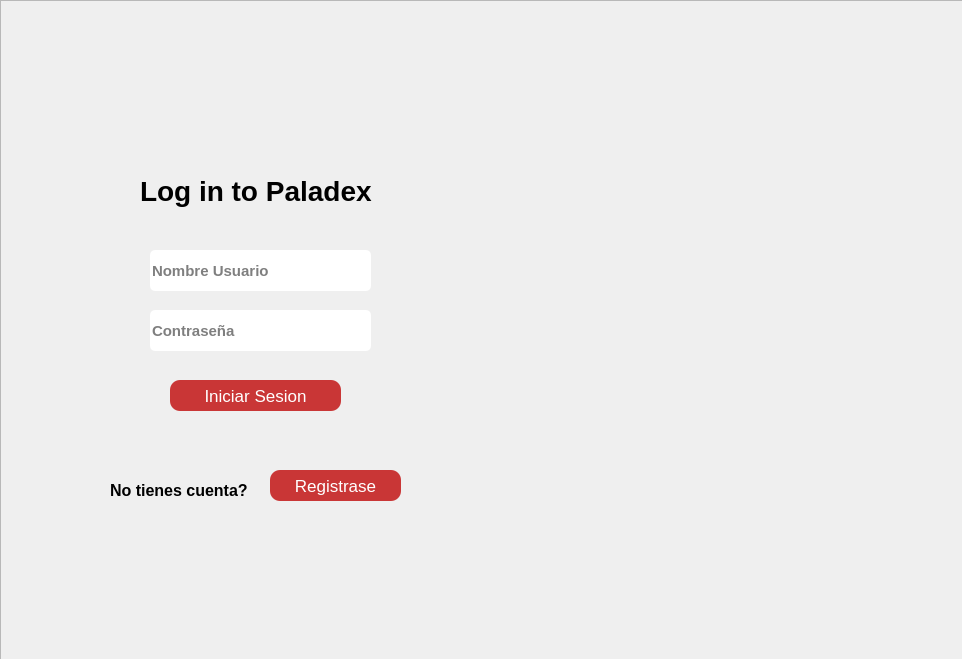
<?xml version="1.0" encoding="UTF-8"?>
<ui version="4.0">
 <class>MainWindow</class>
 <widget class="QMainWindow" name="MainWindow">
  <property name="geometry">
   <rect>
    <x>0</x>
    <y>0</y>
    <width>962</width>
    <height>659</height>
   </rect>
  </property>
  <property name="windowTitle">
   <string>MainWindow</string>
  </property>
  <property name="styleSheet">
   <string notr="true"/>
  </property>
  <widget class="QWidget" name="centralwidget">
   <widget class="QStackedWidget" name="QStackedWidget">
    <property name="geometry">
     <rect>
      <x>0</x>
      <y>0</y>
      <width>981</width>
      <height>691</height>
     </rect>
    </property>
    <property name="currentIndex">
     <number>0</number>
    </property>
    <widget class="QWidget" name="pageLogin">
     <widget class="QFrame" name="frame">
      <property name="geometry">
       <rect>
        <x>0</x>
        <y>0</y>
        <width>981</width>
        <height>691</height>
       </rect>
      </property>
      <property name="styleSheet">
       <string notr="true"/>
      </property>
      <property name="frameShape">
       <enum>QFrame::StyledPanel</enum>
      </property>
      <property name="frameShadow">
       <enum>QFrame::Raised</enum>
      </property>
      <widget class="QLineEdit" name="Usuario">
       <property name="geometry">
        <rect>
         <x>150</x>
         <y>250</y>
         <width>221</width>
         <height>41</height>
        </rect>
       </property>
       <property name="font">
        <font>
         <pointsize>11</pointsize>
         <weight>75</weight>
         <bold>true</bold>
        </font>
       </property>
       <property name="styleSheet">
        <string notr="true">background-color: white;
border-radius: 5
</string>
       </property>
       <property name="text">
        <string/>
       </property>
       <property name="placeholderText">
        <string>Nombre Usuario</string>
       </property>
      </widget>
      <widget class="QLineEdit" name="Contrasena">
       <property name="geometry">
        <rect>
         <x>150</x>
         <y>310</y>
         <width>221</width>
         <height>41</height>
        </rect>
       </property>
       <property name="font">
        <font>
         <pointsize>11</pointsize>
         <weight>75</weight>
         <bold>true</bold>
        </font>
       </property>
       <property name="styleSheet">
        <string notr="true">background-color: white;

border-radius: 5
</string>
       </property>
       <property name="echoMode">
        <enum>QLineEdit::Password</enum>
       </property>
       <property name="placeholderText">
        <string>Contraseña</string>
       </property>
      </widget>
      <widget class="QPushButton" name="BotonInicioSesion">
       <property name="geometry">
        <rect>
         <x>170</x>
         <y>380</y>
         <width>171</width>
         <height>31</height>
        </rect>
       </property>
       <property name="font">
        <font>
         <pointsize>13</pointsize>
         <weight>50</weight>
         <bold>false</bold>
        </font>
       </property>
       <property name="styleSheet">
        <string notr="true">background-color: #C93636;
border-radius: 10;
color: white
</string>
       </property>
       <property name="text">
        <string>Iniciar Sesion</string>
       </property>
      </widget>
      <widget class="QLabel" name="label_46">
       <property name="geometry">
        <rect>
         <x>-50</x>
         <y>-20</y>
         <width>1111</width>
         <height>771</height>
        </rect>
       </property>
       <property name="styleSheet">
        <string notr="true">background: qlineargradient(
    x1: 0, y1: 0,
    x2: 1, y2: 1,
    stop: 0 #5EC9E0,
    stop: 1 #07484F
);</string>
       </property>
       <property name="text">
        <string/>
       </property>
       <property name="scaledContents">
        <bool>false</bool>
       </property>
      </widget>
      <widget class="QPushButton" name="BotonRegister">
       <property name="geometry">
        <rect>
         <x>270</x>
         <y>470</y>
         <width>131</width>
         <height>31</height>
        </rect>
       </property>
       <property name="font">
        <font>
         <pointsize>13</pointsize>
         <weight>50</weight>
         <bold>false</bold>
        </font>
       </property>
       <property name="styleSheet">
        <string notr="true">background-color: #C93636;
border-radius: 10;
color: white
</string>
       </property>
       <property name="text">
        <string>Registrase</string>
       </property>
      </widget>
      <widget class="QLabel" name="label_47">
       <property name="geometry">
        <rect>
         <x>520</x>
         <y>100</y>
         <width>401</width>
         <height>361</height>
        </rect>
       </property>
       <property name="styleSheet">
        <string notr="true">background: transparent;</string>
       </property>
       <property name="text">
        <string/>
       </property>
       <property name="pixmap">
        <pixmap>../../imagenes/paladex_image.png</pixmap>
       </property>
       <property name="scaledContents">
        <bool>true</bool>
       </property>
      </widget>
      <widget class="QLabel" name="label_48">
       <property name="geometry">
        <rect>
         <x>140</x>
         <y>170</y>
         <width>241</width>
         <height>41</height>
        </rect>
       </property>
       <property name="styleSheet">
        <string notr="true">background-color: transparent;
border-bottom-color: rgb(255, 255, 255);
    font-size: 28px;
    font-weight: bold;
    color: black;</string>
       </property>
       <property name="text">
        <string>Log in to Paladex</string>
       </property>
      </widget>
      <widget class="QLabel" name="label_49">
       <property name="geometry">
        <rect>
         <x>110</x>
         <y>480</y>
         <width>151</width>
         <height>20</height>
        </rect>
       </property>
       <property name="styleSheet">
        <string notr="true">background-color: transparent;
border-bottom-color: rgb(255, 255, 255);
    font-size: 16px;
    font-weight: bold;
    color: black;</string>
       </property>
       <property name="text">
        <string>No tienes cuenta?</string>
       </property>
      </widget>
      <widget class="QLabel" name="label_50">
       <property name="geometry">
        <rect>
         <x>50</x>
         <y>160</y>
         <width>81</width>
         <height>61</height>
        </rect>
       </property>
       <property name="styleSheet">
        <string notr="true">background-color: transparent;
</string>
       </property>
       <property name="text">
        <string/>
       </property>
       <property name="pixmap">
        <pixmap>../../imagenes/vecteezy_user-icon-in-trendy-flat-style-isolated-on-grey-background_5005840-1-removebg-preview.png</pixmap>
       </property>
       <property name="scaledContents">
        <bool>true</bool>
       </property>
      </widget>
      <zorder>label_46</zorder>
      <zorder>BotonRegister</zorder>
      <zorder>Usuario</zorder>
      <zorder>Contrasena</zorder>
      <zorder>BotonInicioSesion</zorder>
      <zorder>label_47</zorder>
      <zorder>label_48</zorder>
      <zorder>label_49</zorder>
      <zorder>label_50</zorder>
     </widget>
    </widget>
    <widget class="QWidget" name="pageRegister">
     <widget class="QFrame" name="frame_2">
      <property name="geometry">
       <rect>
        <x>0</x>
        <y>0</y>
        <width>981</width>
        <height>691</height>
       </rect>
      </property>
      <property name="styleSheet">
       <string notr="true"/>
      </property>
      <widget class="QLineEdit" name="Usuario_2">
       <property name="geometry">
        <rect>
         <x>130</x>
         <y>230</y>
         <width>221</width>
         <height>41</height>
        </rect>
       </property>
       <property name="font">
        <font>
         <pointsize>11</pointsize>
         <weight>75</weight>
         <bold>true</bold>
        </font>
       </property>
       <property name="styleSheet">
        <string notr="true">background-color: white;
border-radius: 5
</string>
       </property>
       <property name="text">
        <string/>
       </property>
       <property name="placeholderText">
        <string>Nombre Usuario</string>
       </property>
      </widget>
      <widget class="QLineEdit" name="Contrasena_2">
       <property name="geometry">
        <rect>
         <x>130</x>
         <y>290</y>
         <width>221</width>
         <height>41</height>
        </rect>
       </property>
       <property name="font">
        <font>
         <pointsize>11</pointsize>
         <weight>75</weight>
         <bold>true</bold>
        </font>
       </property>
       <property name="styleSheet">
        <string notr="true">background-color: white;

border-radius: 5
</string>
       </property>
       <property name="echoMode">
        <enum>QLineEdit::Password</enum>
       </property>
       <property name="placeholderText">
        <string>Contraseña</string>
       </property>
      </widget>
      <widget class="QLabel" name="label_51">
       <property name="geometry">
        <rect>
         <x>0</x>
         <y>0</y>
         <width>1051</width>
         <height>751</height>
        </rect>
       </property>
       <property name="styleSheet">
        <string notr="true">background: qlineargradient(
    x1: 0, y1: 0,
    x2: 1, y2: 1,
    stop: 0 #5EC9E0,
    stop: 1 #07484F
);</string>
       </property>
       <property name="text">
        <string/>
       </property>
       <property name="scaledContents">
        <bool>false</bool>
       </property>
      </widget>
      <widget class="QPushButton" name="BotonRegister_2">
       <property name="geometry">
        <rect>
         <x>130</x>
         <y>480</y>
         <width>121</width>
         <height>31</height>
        </rect>
       </property>
       <property name="font">
        <font>
         <pointsize>13</pointsize>
         <weight>50</weight>
         <bold>false</bold>
        </font>
       </property>
       <property name="styleSheet">
        <string notr="true">background-color: #C93636;
border-radius: 10;
color: white
</string>
       </property>
       <property name="text">
        <string>Registrarse</string>
       </property>
      </widget>
      <widget class="QLabel" name="label_52">
       <property name="geometry">
        <rect>
         <x>520</x>
         <y>100</y>
         <width>401</width>
         <height>361</height>
        </rect>
       </property>
       <property name="styleSheet">
        <string notr="true">background: transparent;</string>
       </property>
       <property name="text">
        <string/>
       </property>
       <property name="pixmap">
        <pixmap>../../imagenes/paladex_image.png</pixmap>
       </property>
       <property name="scaledContents">
        <bool>true</bool>
       </property>
      </widget>
      <widget class="QLabel" name="label_53">
       <property name="geometry">
        <rect>
         <x>140</x>
         <y>110</y>
         <width>181</width>
         <height>41</height>
        </rect>
       </property>
       <property name="styleSheet">
        <string notr="true">background-color: transparent;
border-bottom-color: rgb(255, 255, 255);
    font-size: 28px;
    font-weight: bold;
    color: black;</string>
       </property>
       <property name="text">
        <string>Registration</string>
       </property>
      </widget>
      <widget class="QLabel" name="label_54">
       <property name="geometry">
        <rect>
         <x>50</x>
         <y>100</y>
         <width>81</width>
         <height>61</height>
        </rect>
       </property>
       <property name="styleSheet">
        <string notr="true">background-color: transparent;
</string>
       </property>
       <property name="text">
        <string/>
       </property>
       <property name="pixmap">
        <pixmap>../../imagenes/vecteezy_user-icon-in-trendy-flat-style-isolated-on-grey-background_5005840-1-removebg-preview.png</pixmap>
       </property>
       <property name="scaledContents">
        <bool>true</bool>
       </property>
      </widget>
      <widget class="QLineEdit" name="NombreCompleto">
       <property name="geometry">
        <rect>
         <x>130</x>
         <y>170</y>
         <width>221</width>
         <height>41</height>
        </rect>
       </property>
       <property name="font">
        <font>
         <pointsize>11</pointsize>
         <weight>75</weight>
         <bold>true</bold>
        </font>
       </property>
       <property name="styleSheet">
        <string notr="true">background-color: white;
border-radius: 5
</string>
       </property>
       <property name="text">
        <string/>
       </property>
       <property name="placeholderText">
        <string>Nombre Completo</string>
       </property>
      </widget>
      <widget class="QLineEdit" name="ConfirmContrasena">
       <property name="geometry">
        <rect>
         <x>130</x>
         <y>350</y>
         <width>221</width>
         <height>41</height>
        </rect>
       </property>
       <property name="font">
        <font>
         <pointsize>11</pointsize>
         <weight>75</weight>
         <bold>true</bold>
        </font>
       </property>
       <property name="styleSheet">
        <string notr="true">background-color: white;

border-radius: 5
</string>
       </property>
       <property name="echoMode">
        <enum>QLineEdit::Password</enum>
       </property>
       <property name="placeholderText">
        <string>Confirmar Contraseña</string>
       </property>
      </widget>
      <widget class="QLineEdit" name="Correo">
       <property name="geometry">
        <rect>
         <x>130</x>
         <y>411</y>
         <width>221</width>
         <height>41</height>
        </rect>
       </property>
       <property name="font">
        <font>
         <pointsize>11</pointsize>
         <weight>75</weight>
         <bold>true</bold>
        </font>
       </property>
       <property name="styleSheet">
        <string notr="true">background-color: white;

border-radius: 5
</string>
       </property>
       <property name="placeholderText">
        <string>Correo</string>
       </property>
      </widget>
      <widget class="QLabel" name="LabelCancelar">
       <property name="geometry">
        <rect>
         <x>260</x>
         <y>490</y>
         <width>61</width>
         <height>20</height>
        </rect>
       </property>
       <property name="styleSheet">
        <string notr="true">background-color:transparent;
font-size:14px;
color:white;
text-decoration:underline</string>
       </property>
       <property name="text">
        <string>or Cancel</string>
       </property>
      </widget>
      <zorder>label_51</zorder>
      <zorder>BotonRegister_2</zorder>
      <zorder>label_52</zorder>
      <zorder>label_53</zorder>
      <zorder>label_54</zorder>
      <zorder>ConfirmContrasena</zorder>
      <zorder>Correo</zorder>
      <zorder>LabelCancelar</zorder>
      <zorder>NombreCompleto</zorder>
      <zorder>Usuario_2</zorder>
      <zorder>Contrasena_2</zorder>
     </widget>
    </widget>
   </widget>
  </widget>
 </widget>
 <tabstops>
  <tabstop>Usuario</tabstop>
  <tabstop>Contrasena</tabstop>
  <tabstop>BotonInicioSesion</tabstop>
  <tabstop>BotonRegister</tabstop>
  <tabstop>NombreCompleto</tabstop>
  <tabstop>Usuario_2</tabstop>
  <tabstop>Contrasena_2</tabstop>
  <tabstop>ConfirmContrasena</tabstop>
  <tabstop>Correo</tabstop>
  <tabstop>BotonRegister_2</tabstop>
 </tabstops>
 <resources/>
 <connections/>
</ui>
